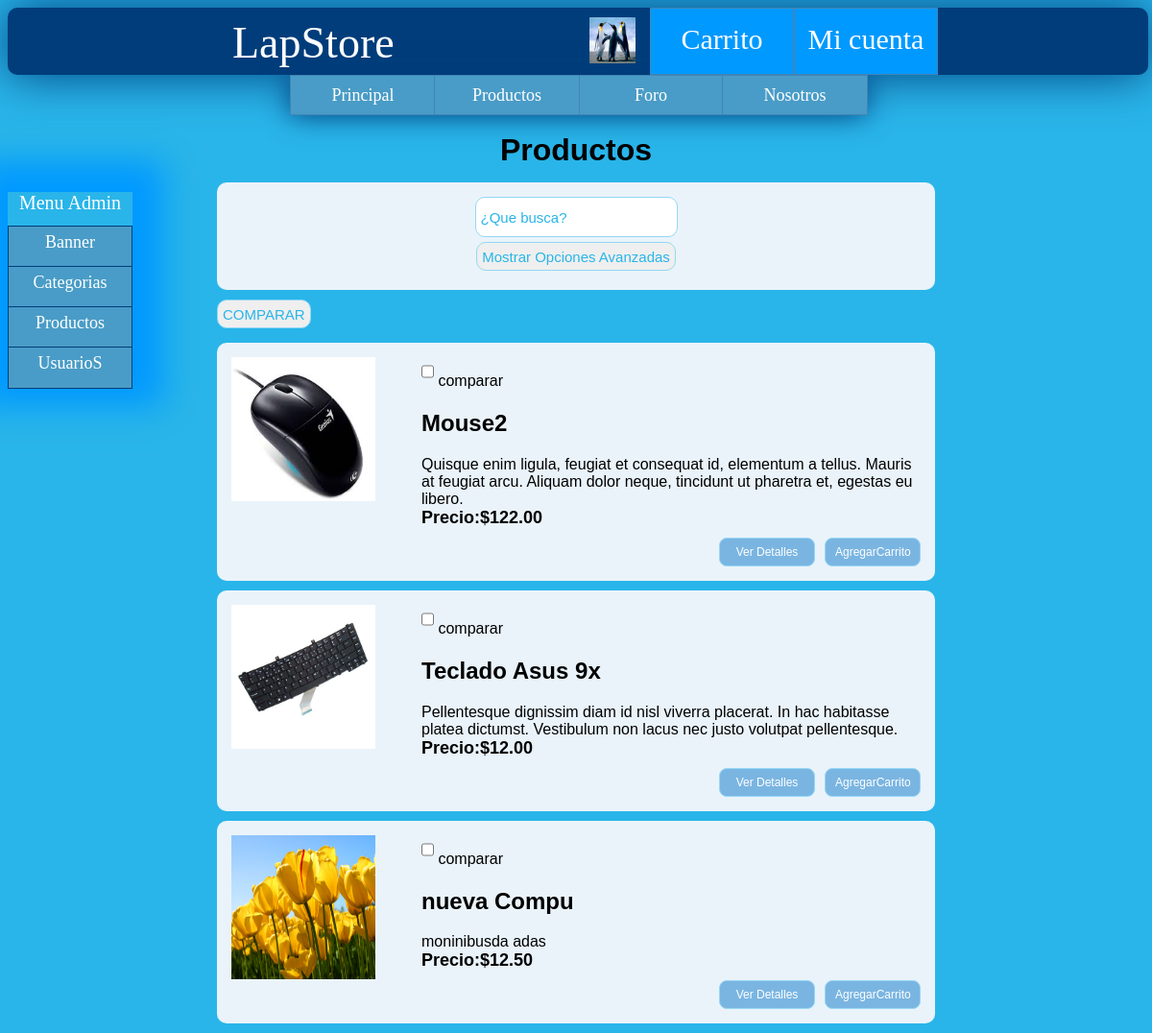
The page /categoria.php?categoriaId=3 (signed in) on the database as committed earlier.
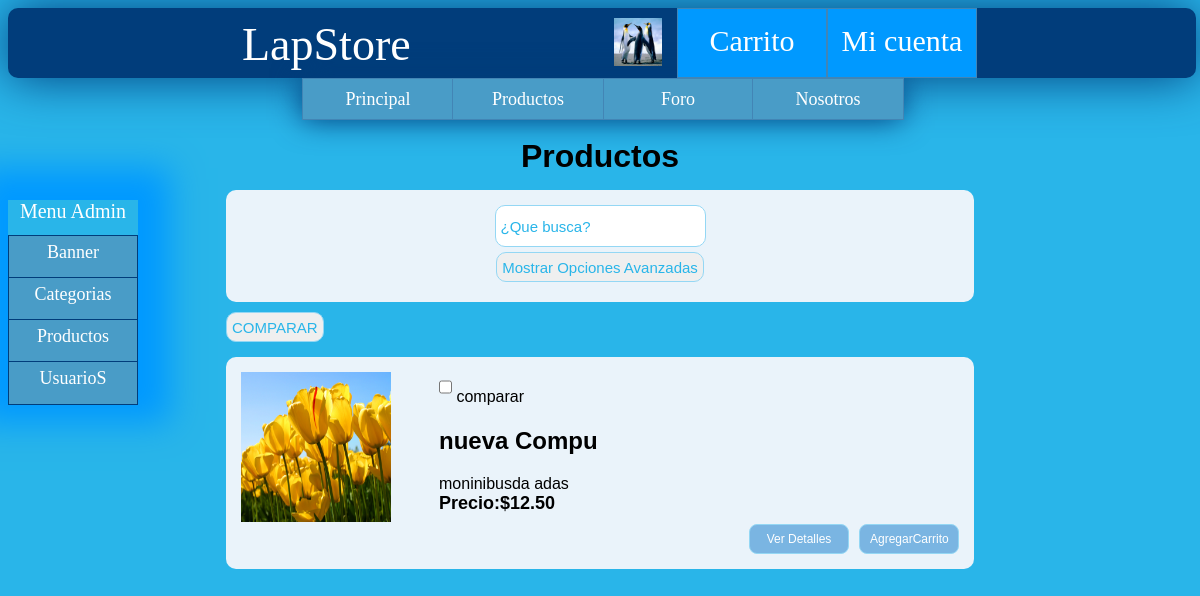
The same page on the database as committed later.
### tables this page shows
CREATE TABLE IF NOT EXISTS `producto` (
  `productoId` int(11) NOT NULL AUTO_INCREMENT,
  `nombre` varchar(200) DEFAULT NULL,
  `categoriaId` int(11) NOT NULL,
  `envio` decimal(9,2) NOT NULL,
  `costo` decimal(9,2) NOT NULL,
  `cantidad` int(11) NOT NULL,
  `url_icono` varchar(200) DEFAULT NULL,
  `descripcion` varchar(1000) NOT NULL,
  PRIMARY KEY (`productoId`),
  KEY `categoriaId` (`categoriaId`)
);

### include_php/DB/conexionGeneral.php (called while the page is built, shortened)
<?php
    function selecionarBD($conexion) {
        return mysql_select_db($GLOBALS["base_datos"], $conexion);
    }
    function ejecutarConsulta($query,$onexion) {
        return mysql_query($query, $onexion);
    }
    function cerrarConexion($conexion) {
        return @mysql_close($conexion);
    }
?>

### include_php/DB/productoDB.php (called while the page is built, shortened)
<?php
include_once 'conexionGeneral.php';
    function obtenerProductosPorCategoria($categoriaId){
        $conexion=abrirConexion();
        $sql = "SELECT * FROM producto WHERE categoriaId = '".mysql_real_escape_string($categoriaId)."'";
        $resultado_peticion = ejecutarConsulta($sql,$conexion);
        $productos = array();
        $indice = 0;
        while($fila = mysql_fetch_array($resultado_peticion)){
            $productos[$indice]= $fila;
            $indice++;
        }
        return $productos;
    }
?>

### include_php/_gestion_catalogo.php (the view, shortened to what this page needs)
<?php
include_once 'DB/productoDB.php';
function listarProductosDeCategoria() {
    if (isset($_GET['categoriaId'])) {
        $categoriaId = $_GET['categoriaId'];
        $SALTO = "\n";
        $productos = obtenerProductosPorCategoria($categoriaId);
        $cadena_post = "";
        foreach ($productos as $producto) {
            if ($producto['cantidad'] > 0) {
                $cadena_post .='    <div class="marco">' . $SALTO;
                $cadena_post .='        <div class="imagen">' . $SALTO;
            	$cadena_post .='            <a href="' . $producto['url_icono'] . '" rel="lightbox"><img src="' . $producto['url_icono'] . '" alt="Imagen del producto" /></a>' . $SALTO;
                $cadena_post .='        </div>' . $SALTO;
                $cadena_post .='        <div class="descripcion">' . $SALTO;
                $cadena_post .='       <input type="checkbox" id="compCK'.$producto['productoId'].'" value="comp" onchange="generarInpustHidenCompa('.$producto['productoId'].','."'".$producto['nombre']."'".')"> comparar<br>';
                $cadena_post .='<div id="comparacion'.$producto['productoId'].'">';
                $cadena_post .='</div>';
                $cadena_post .='            <h2>' . $producto['nombre'] . '</h2>' . $SALTO;
                $cadena_post .='            <p>' . $producto['descripcion'] . '</p>' . $SALTO;
		$cadena_post .='			<div class="precio">Precio:$'.$producto['costo'].'</div>';
                $cadena_post .='            <input type="button" class="boton" onclick="javascript:place(' . $producto['productoId'] . ',' . $_SESSION['usuarioId'] . ')" value="AgregarCarrito"/>' . $SALTO;
                $cadena_post .='            <input type="button" class="boton" onclick="verDetalleProducto(' . $producto['productoId'] . ')"  value="Ver Detalles"/>' . $SALTO;
                $cadena_post .='        </div>' . $SALTO;
                $cadena_post .='        <div class="clearboth"></div>' . $SALTO;
                $cadena_post .='    </div>' . $SALTO;
            }
        }
        return $cadena_post;
    } else {
        return listarTodosProductos();
    }
}
function recibirBusqueda(){
	$html='<input type="text" id="productoABuscar" onkeyup="if(esTeclaValida(event)==1){desplegarResultados();}"  onfocus="borrarTextoDefault();" onblur="colocarTextoDefault();" value="';
	if(isset($_GET["buscar"]) && isset($_GET["parametro"])){
		if($_GET["buscar"]=="true" && $_GET["parametro"]!=""){
			$html.=$_GET["parametro"].'"/>';
		}else{
			$html.='¿Que busca?"/>';
		}
	}else{
		$html.='¿Que busca?"/>';
	}
	$html.="<br/><input type='button' id='btnMostrarAvanzadas' value='Mostrar Opciones Avanzadas' onclick='javascript:mostrarAvanzadas();'/>";
	$html.="<input type='button' id='btnOcultarAvanzadas' value='Ocultar Opciones Avanzadas' onclick='javascript:ocultarAvanzadas();'/>";
	return $html;
}
?>

Rows that differ between the two databases and show on the page:
no longer on this page (row edited): producto: url_icono (picture), nombre "Mouse2", descripcion "Quisque enim ligula, feugiat et consequat id, elementum a tellus. Mauris at feugiat arcu. Aliquam dolor neque, tincidunt ut pharetra et, egestas eu libero.", costo "122.00"
no longer on this page (row edited): producto: url_icono (picture), nombre "Teclado Asus 9x", descripcion "Pellentesque dignissim diam id nisl viverra placerat. In hac habitasse platea dictumst. Vestibulum non lacus nec justo volutpat pellentesque.", costo "12.00"
